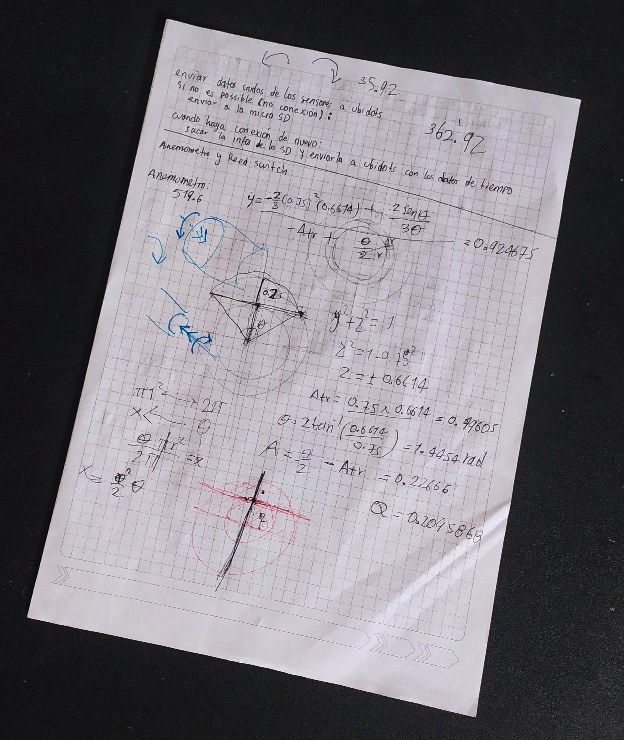
#> input picture prueba3.jpg, 624 x 740 px, found by its file name
$ python codigo_principal.py
#> lines starting #> are read from the running program, lines starting #| are printed output that depends on the picture; after the words box and inside, x2 and y2 are one past the last pixel; in counts of white or black regions, pixels touching at a corner belong together
from imutils.perspective import four_point_transform
from skimage.filters import threshold_local
from google.colab.patches import cv2_imshow
import numpy as np
import cv2
import imutils
from skimage import io

imgUrl = "https://github.com/juanDjulioS/Escaner-de-documentos/blob/main/prueba3.jpg?raw=true"
img = io.imread(imgUrl)
#> img is the input picture: shape (740, 624, 3); mean R, G, B 122.5, 118.7, 125
originalImg = img.copy()
ratio = img.shape[0] / 500.0
#> ratio = 1.48
img = imutils.resize(img, height = 500)
#> img: shape (500, 421, 3)
 # Imagen en escala de grises
grayImg = cv2.cvtColor(img, cv2.COLOR_BGR2GRAY)
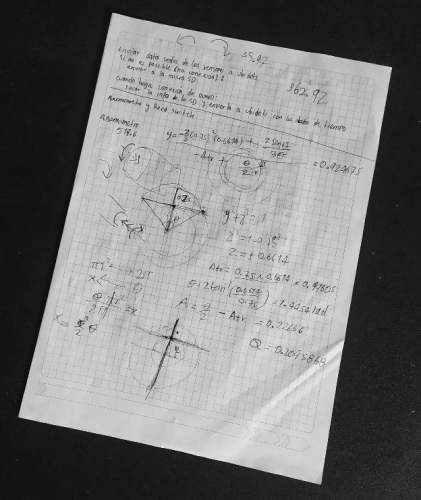
#> grayImg: shape (500, 421); min 9, max 240, mean 121.1
 # Realizar filtrado gaussiano
grayImg = cv2.GaussianBlur(grayImg, (5, 5), 0)
 # Realizar procesamiento de detección de bordes
imgEdge = cv2.Canny(grayImg, 50, 200)
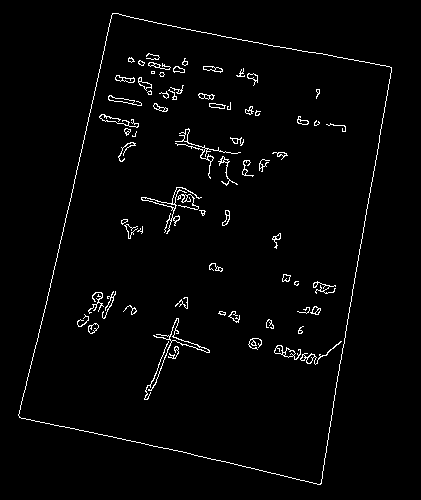
#> imgEdge: shape (500, 421); 2.3% white in thin lines or dots, all inside (x1, y1, x2, y2) = (18, 13, 392, 485)

 # Mostrar y guardar los resultados
print("Deteccuón de bordes")
cv2_imshow(img)
cv2_imshow(imgEdge)

contours = cv2.findContours(imgEdge.copy(), cv2.RETR_LIST, cv2.CHAIN_APPROX_SIMPLE)
#> contours = 140 contours, 79 with area under 20; largest, box (x1, y1, x2, y2) and area: (18, 13, 392, 485) 123380, (18, 13, 392, 485) 123376, (148, 318, 210, 391) 220, (169, 318, 210, 353) 179, (141, 187, 202, 234) 153
contours = imutils.grab_contours(contours)

contours = sorted(contours, key = cv2.contourArea, reverse = True)[:5]
#> contours = 5 contours; box (x1, y1, x2, y2) and area: (18, 13, 392, 485) 123380, (18, 13, 392, 485) 123376, (148, 318, 210, 391) 220, (169, 318, 210, 353) 179, (141, 187, 202, 234) 153


for i in contours:
  # Se aproixman los contornos por medio de  polígonos
  perimeter = cv2.arcLength(i, True)
  approx = cv2.approxPolyDP(i, 0.04 * perimeter, True)
  if len(approx) == 4:
    screenCnt = approx
    break
#> this loop made 1 pass
#> (perimeter, screenCnt) on pass 1: (1519.9, [[112, 13], [18, 415], [320, 484], [391, 67]])

 # Mostramos los resultados
print("STEP 2: Encontramos los contornos en el papel")
cv2.drawContours(img, [screenCnt], -1, (0, 255, 0), 2)
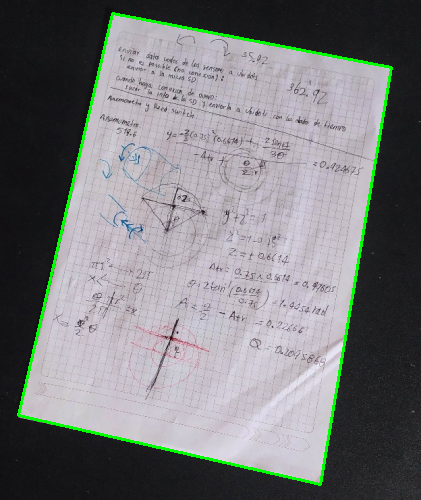
#> img: shape (500, 421, 3); mean R, G, B 120.8, 122.1, 123.3
cv2_imshow(img)

# Utilice puntos de coordenadas para la transformación de coordenadas
warped = four_point_transform(originalImg, screenCnt.reshape(4, 2) * ratio)
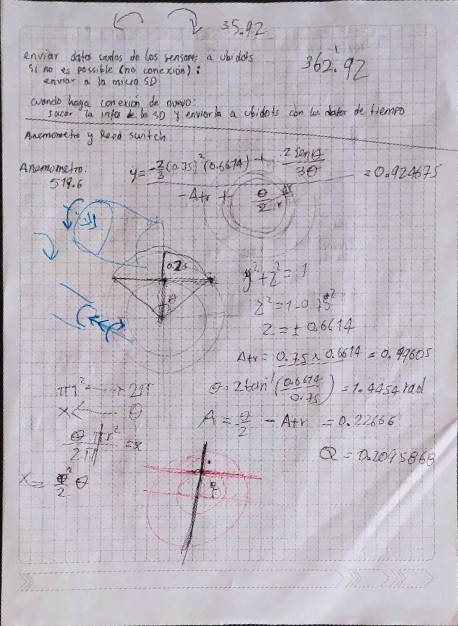
#> warped: shape (626, 458, 3); mean R, G, B 189.1, 182.6, 191.8

 # Convierte el resultado transformado a valor gris
warped = cv2.cvtColor(warped, cv2.COLOR_BGR2GRAY)
#> warped: shape (626, 458)
 # Obtenga el umbral del área local
T = threshold_local(warped, 11, offset = 10, method = "gaussian")
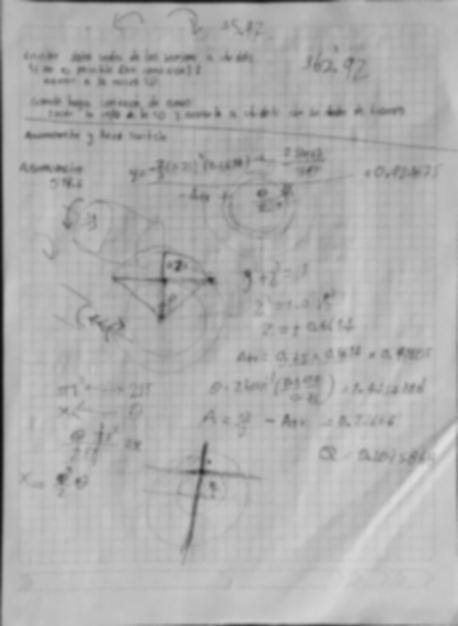
#> T: shape (626, 458) float64; min 15.74, max 221.7, mean 176.1
 # Realizar procesamiento de binarización
warped = (warped > T).astype("uint8") * 255
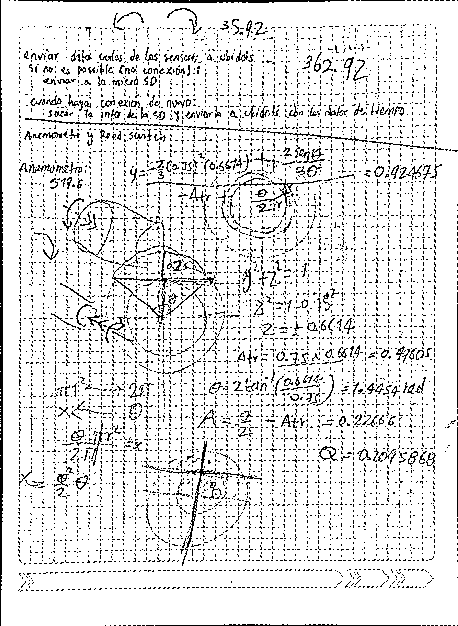
#> warped: shape (626, 458); 89% white; black in thin lines or dots

 # Mostrar y guardar los resultados
print("STEP 3: Aplicar transformación perspectiva")
cv2_imshow(originalImg)
cv2_imshow(warped)

$ run again, with prueba2.jpg copied over prueba3.jpg
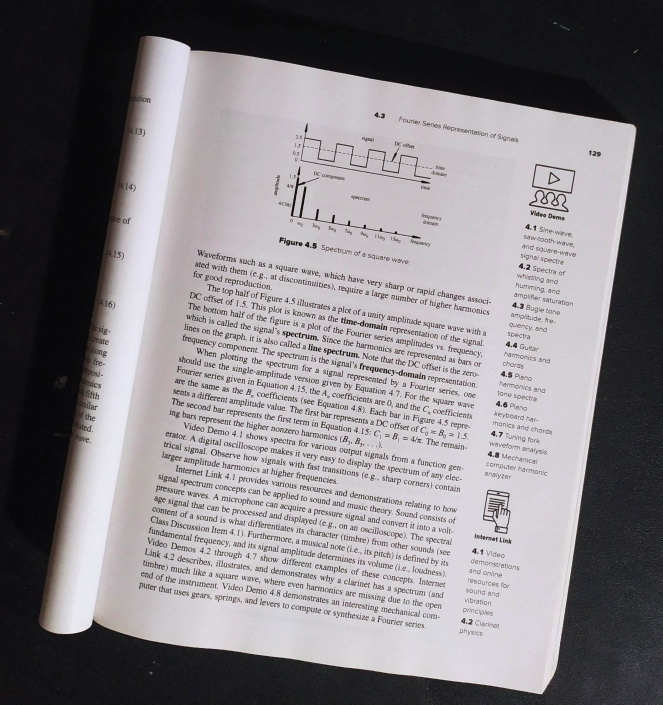
#> input picture prueba2.jpg, 1325 x 1409 px, found by its file name (shown at 1/2 size)
#> img is the input picture: shape (1409, 1325, 3); mean R, G, B 131.8, 128.5, 131.8
#> `imgEdge = cv2.Canny(grayImg, 50, 200)`:
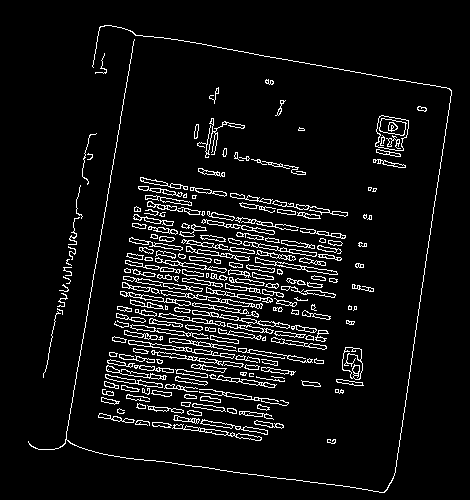
#> imgEdge: shape (500, 470); 6.6% white in thin lines or dots, all inside (x1, y1, x2, y2) = (28, 25, 452, 493)
#> `contours = cv2.findContours(imgEdge.copy(), cv2.RETR_LIST, cv2.CHAIN_A..`: contours = 632 contours, 251 with area under 20; largest, box (x1, y1, x2, y2) and area: (375, 115, 409, 151) 880, (375, 115, 409, 151) 870, (342, 347, 363, 380) 498, (342, 347, 363, 380) 422, (128, 340, 235, 359) 333
#> `contours = sorted(contours, key = cv2.contourArea, reverse = True)[:5]`: contours = 5 contours; box (x1, y1, x2, y2) and area: (375, 115, 409, 151) 880, (375, 115, 409, 151) 870, (342, 347, 363, 380) 498, (342, 347, 363, 380) 422, (128, 340, 235, 359) 333
#> the loop `for i in contours:` made 1 pass
#> (perimeter, screenCnt) on pass 1: (132.2, [[379, 116], [375, 146], [403, 150], [408, 120]])
#> `warped = (warped > T).astype("uint8") * 255`:
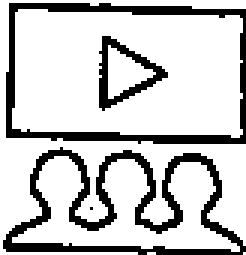
#> warped: shape (85, 82) (shown 3 times larger); 78.2% white; black in thin lines or dots
